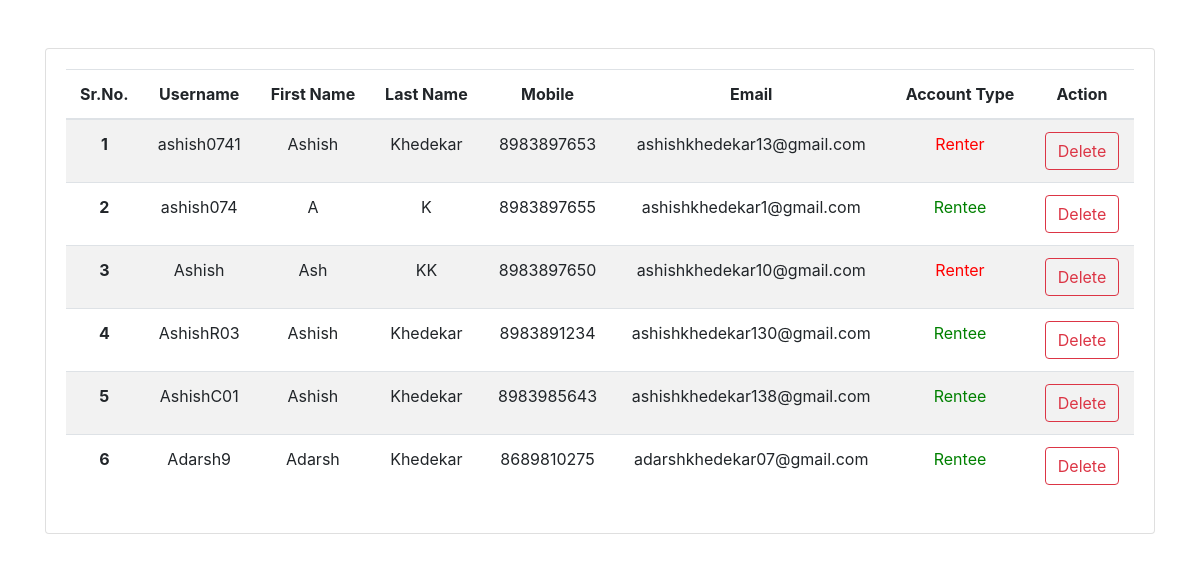
Screenshot of /admin_panel with the database file from the repository.
### models.py (models this page shows, shortened)
class User(db.Model):
    user_id = db.Column(db.Integer,primary_key=True, autoincrement=True)
    username = db.Column(db.String(50), unique=True, nullable=False)
    password = db.Column(db.String(50), nullable=False)
    first_name = db.Column(db.String(50),nullable=False)
    last_name = db.Column(db.String(50),nullable=False)
    mobile_number = db.Column(db.Integer,unique=True, nullable=True)
    email = db.Column(db.String(500),unique=True,nullable=False)
    is_renter = db.Column(db.Boolean,default=False)
    is_rentee = db.Column(db.Boolean,default=False)
    product_fk = db.relationship('Product', backref='products', lazy=True, cascade="all,delete")
    cart_fk = db.relationship('CartItem', backref='cartitem', lazy=True, cascade="all,delete")

### routes.py (the view)
@app.route('/admin_panel')
def admin_panel():
    users = User.query.all()
    return render_template('admin_panel.html', users = users)

### routes.py (called while the page is built)
@app.context_processor
def cart_item_count():
    if 'username' in session:
        try:
            user = User.query.filter_by(username=session['username']).first()
            cart_items = CartItem.query.filter_by(user_id=user.user_id).all()
            count = len(cart_items)
            return {'cart_item_count': count}
        except Exception as e:
            return {'cart_item_count': 0}
    else:
        return {'cart_item_count': 0}

### templates/admin_panel.html (shortened to what this page needs)
<!doctype html>
<html lang="en">
<head>
  <link rel="stylesheet" type="text/css" href="{{ url_for('static', filename='css/style.css') }}">
  <link rel="stylesheet" href="https://cdn.jsdelivr.net/npm/bootstrap@4.0.0/dist/css/bootstrap.min.css"
>
</head>
<body>
  <div class="container mt-5">
    <div class="card shadow-lg">
      <div class="card-body">
        <table class="table table-striped text-center">
          <thead>
            <tr>
              <th scope="col">Sr.No.</th>
              <th scope="col">Username</th>
              <th scope="col">First Name</th>
              <th scope="col">Last Name</th>
              <th scope="col">Mobile</th>
              <th scope="col">Email</th>
              <th scope="col">Account Type</th>
              <th scope="col">Action</th>
            </tr>
          </thead>
          <tbody>
            {% for user in users %}
            <tr>
              <th scope="row">{{loop.index}}</th>
              <td>{{user.username}}</td>
              <td>{{user.first_name}}</td>
              <td>{{user.last_name}}</td>
              <td>{{user.mobile_number}}</td>
              <td>{{user.email}}</td>
              {% if user.is_renter %}
              <td style="color: red;">Renter</td>
              {% else %}
              <td style="color: green;">Rentee</td>
              {% endif %}
              <td>
                <a href="/delete_user/{{user.user_id}}" class="btn btn-outline-danger">Delete</a>
              </td>
            </tr>
            {% endfor %}
          </tbody>
        </table>
      </div>
    </div>
  </div>
</body>
</html>

### static/css/style.css (style rules this page uses)
html { scroll-behavior: smooth; }

### rows the page displays
User: username "ashish0741", first_name "Ashish", last_name "Khedekar", mobile_number "8983897653", email "ashishkhedekar13@gmail.com", is_renter "Renter"
User: username "ashish074", first_name "A", last_name "K", mobile_number "8983897655", email "ashishkhedekar1@gmail.com", is_renter "Rentee"
User: username "Ashish", first_name "Ash", last_name "KK", mobile_number "8983897650", email "ashishkhedekar10@gmail.com", is_renter "Renter"
User: username "AshishR03", first_name "Ashish", last_name "Khedekar", mobile_number "8983891234", email "ashishkhedekar130@gmail.com", is_renter "Rentee"
User: username "AshishC01", first_name "Ashish", last_name "Khedekar", mobile_number "8983985643", email "ashishkhedekar138@gmail.com", is_renter "Rentee"
User: username "Adarsh9", first_name "Adarsh", last_name "Khedekar", mobile_number "8689810275", email "adarshkhedekar07@gmail.com", is_renter "Rentee"
